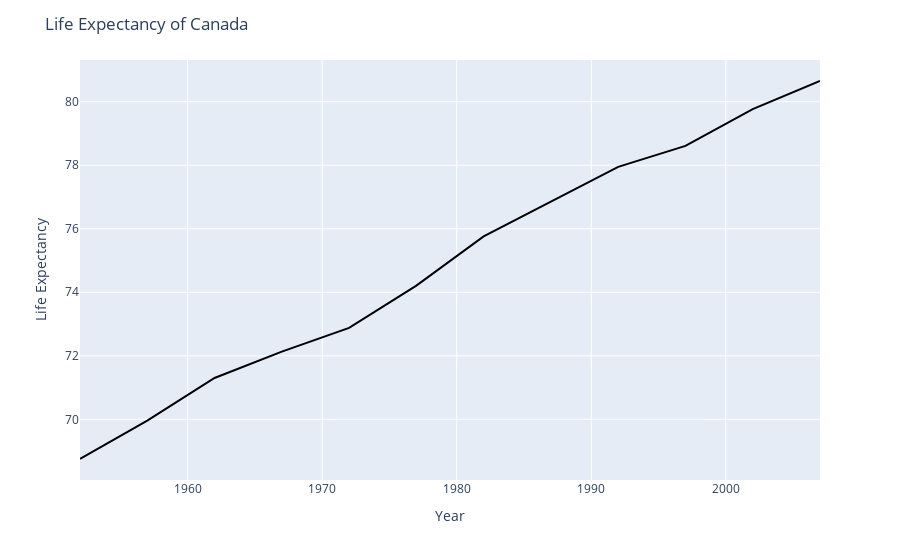

Here is the notebook cell this chart was saved with:
### Code cell
color_sequence = px.colors.sequential.Inferno

fig = px.line(canada,
              x='year',
              y='lifeExp',
              color_discrete_sequence = color_sequence)
fig.update_layout(title='Life Expectancy of Canada',
                  xaxis_title='Year',
                  yaxis_title='Life Expectancy')
fig.show()

### Figure 1 — Plotly figure (JSON) as saved in the notebook; plotly's stock layout.template omitted (floating-point values rounded to 4 significant figures)
{"data": [{"hovertemplate": "year=%{x}<br>lifeExp=%{y}<extra></extra>", "legendgroup": "", "line": {"color": "#000004", "dash": "solid"}, "marker": {"symbol": "circle"}, "mode": "lines", "name": "", "orientation": "v", "showlegend": false, "type": "scatter", "x": [1952, 1957, 1962, 1967, 1972, 1977, 1982, 1987, 1992, 1997, 2002, 2007], "xaxis": "x", "y": [68.75, 69.96, 71.3, 72.13, 72.88, 74.21, 75.76, 76.86, 77.95, 78.61, 79.77, 80.65], "yaxis": "y"}], "layout": {"legend": {"tracegroupgap": 0}, "margin": {"t": 60}, "title": {"text": "Life Expectancy of Canada"}, "xaxis": {"anchor": "y", "domain": [0, 1], "title": {"text": "Year"}}, "yaxis": {"anchor": "x", "domain": [0, 1], "title": {"text": "Life Expectancy"}}}}
